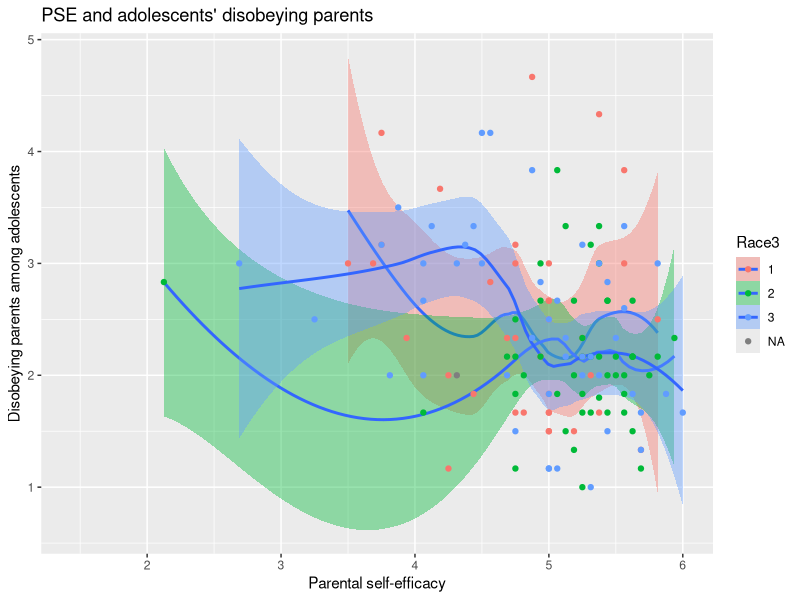
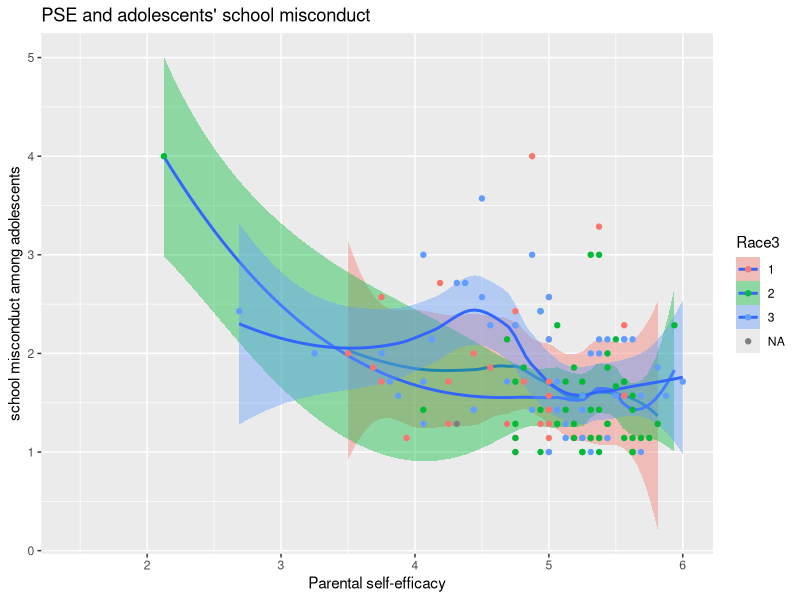
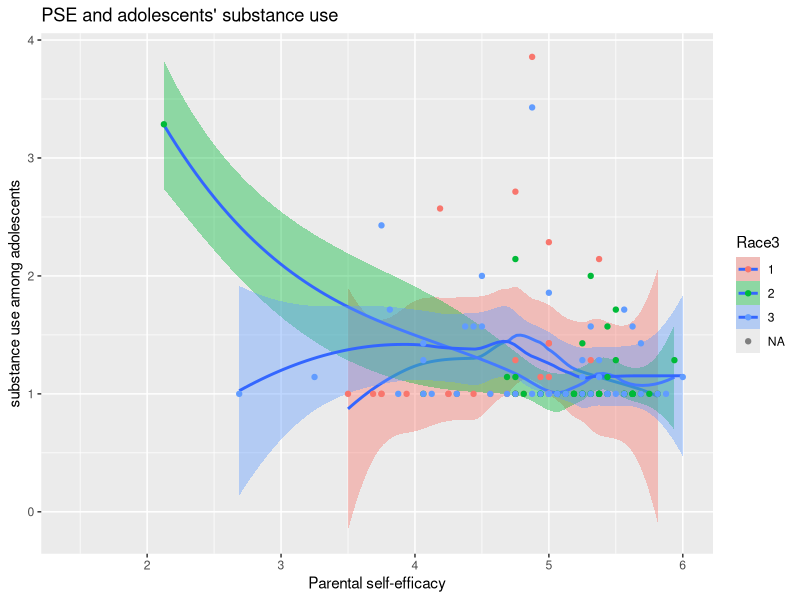
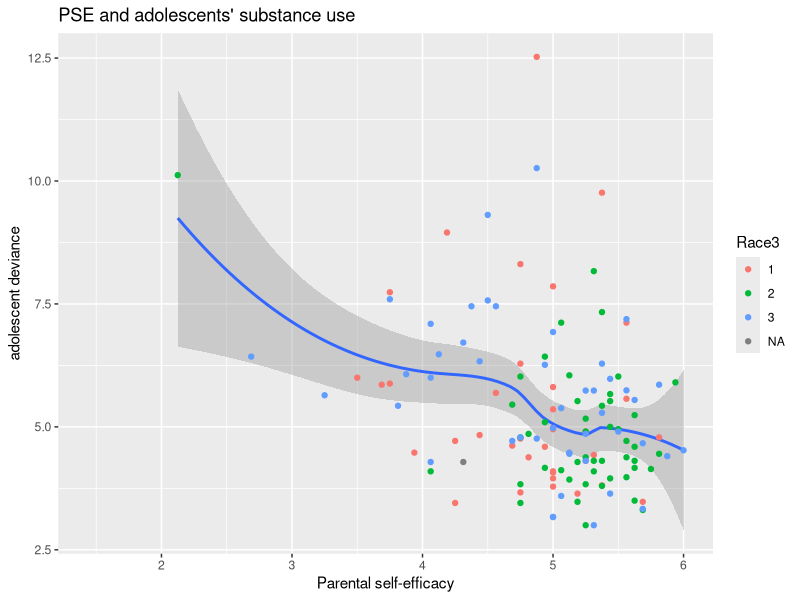

Generate these figures, in order, with R: (Note: this script raises an error after producing the figures.)
## ---- chunk 1
library(tidyverse)
library(dplyr)
library(haven)
Mother_and_teen_data <- read_sav("Mother_and_teen_data.sav")
#View(Mother_and_teen_data)
Mother_and_teen_data$Race3 <- as.factor(Mother_and_teen_data$Race3)
select(Mother_and_teen_data, PSE, CD_1, CD_2, CD_3, PAPWARM, PAPmoni, PAPsolic, PAPrule, Race3)
ggplot(Mother_and_teen_data, aes(x=PSE, y=CD_1, fill = Race3)) +  geom_smooth(size=1, alpha=0.4) +
 geom_point(aes(color=Race3))+
  labs(title="PSE and adolescents' disobeying parents", x="Parental self-efficacy", y="Disobeying parents among adolescents" ) 
  
## ---- chunk 2
ggplot(Mother_and_teen_data, aes(x=PSE, y=CD_2, fill = Race3)) +  geom_smooth(size=1, alpha=0.4) +
 geom_point(aes(color=Race3))+
  labs(title="PSE and adolescents' school misconduct", x="Parental self-efficacy", y="school misconduct among adolescents" ) 
  
## ---- chunk 3
ggplot(Mother_and_teen_data, aes(x=PSE, y=CD_3, fill = Race3)) +  geom_smooth(size=1, alpha=0.4) +
 geom_point(aes(color=Race3))+
  labs(title="PSE and adolescents' substance use", x="Parental self-efficacy", y="substance use among adolescents" ) 
## ---- chunk 4

Mother_and_teen_data$Race3 <- as.factor(Mother_and_teen_data$Race3) 

Mother_and_teen_data <- Mother_and_teen_data %>%
mutate(ad_deviance=CD_1 + CD_2 + CD_3)
ggplot(Mother_and_teen_data, aes(x=PSE, y=ad_deviance)) +  geom_smooth(size=1, alpha=0.4) +
 geom_point(aes(color=Race3)) +
  labs(title="PSE and adolescents' substance use", x="Parental self-efficacy", y="adolescent deviance" ) 
## ---- chunk 5
model1<-"AdolD=~CD_1 +CD_2 +CD_3
EffectP=~PAPmoni+PAPWARM+PAPsolic+PAPrule
PSE~EffectP
AdolD~EffectP + PSE"
#residual correlations
PAPmoni~~PAPsoli
PAPmoni~~PAPrule
PAPWARM~~PAPsoli

CD_1~~CD_2
CD_1~~CD_3
CD_2~~CD_3
## ---- chunk 6
library(lavaan)
library(readxl)
library(dplyr)
library(haven)
teendata<- Mother_and_teen_data %>% filter( !is.na(PerPW)) 
fit1<- sem(model1, data=Mother_and_teen_data)
fit1
summary(fit1, standardized=TRUE, ci=TRUE, fit.measures=TRUE)
modindices(fit1, sort.=TRUE)
inspect(fit1, what="std")
